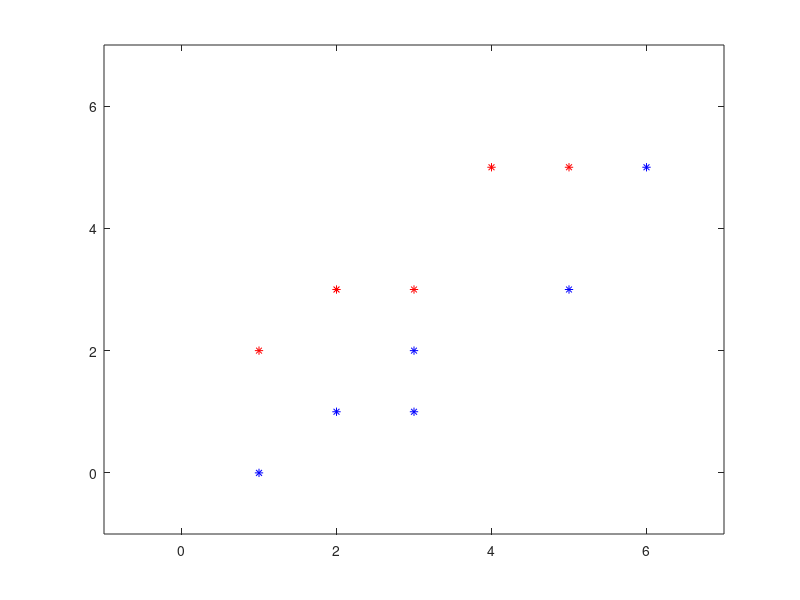

The MATLAB source for this figure:
% FLD demo
clear all; close all; clc
% Asama 1: data
c1=[[1 2];[2 3];[3 3];[4 5];[5 5]]
c2=[[1 0];[2 1];[3 1];[3 2];[5 3];[6 5]]

% Asama 2: mu
mu1 = mean(c1)'
mu2 = mean(c2)'

% Asama 3: scatter
S1 = (size(c1,1) - 1) * cov(c1) 
S2 = (size(c2,1) - 1) * cov(c2)

Sw = S1 + S2
iSw = inv(Sw)

% Asama 4: v - optimal line direction
v = iSw * (mu1 - mu2)

% Asama 5: project
Y1 = v' * c1'
Y2 = v' * c2'

% Asama 6: plot
plot(c1(:,1), c1(:,2), '*r');
hold on
plot(c2(:,1), c2(:,2), '*b');
hold off
axis([-1 7 -1 7]);